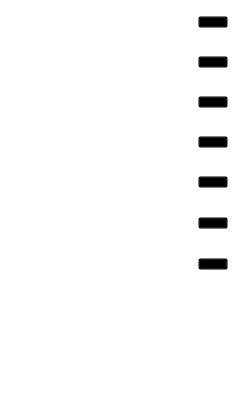
<?xml version="1.0" encoding="UTF-8"?>
<ui version="4.0">
 <class>CSceneToolFor2dClass</class>
 <widget class="QWidget" name="CSceneToolFor2dClass">
  <property name="geometry">
   <rect>
    <x>0</x>
    <y>0</y>
    <width>240</width>
    <height>409</height>
   </rect>
  </property>
  <property name="windowTitle">
   <string>CSceneToolFor2d</string>
  </property>
  <property name="styleSheet">
   <string notr="true">QWidget{font-family:微软雅黑;font-size:14px;color:#ffffff;background:transparent;}
#widget{border-image:url(&quot;:map_manipulator/Resources/images/mainBack.png&quot;);}
#line{border-image:url(&quot;:map_manipulator/Resources/images/line_hor.png&quot;);}
#synchIconWgt{border-image: url(&quot;:map_manipulator/Resources/images/synch.png&quot;);}

QPushButton{padding-bottom: -46px; color:#999999; font-family:微软雅黑; font-size:14px}
QPushButton:hover{color:#ffffff}

#synchPushBtn,#airViewPushBtn,#navigatorPushBtn,#mapScalePushBtn,#graticulePushBtn,#twilightPushBtn,#sceneInfoPushBtn{ border-image: url(:/map_manipulator/Resources/images/switch_off.png)}
#synchPushBtn:checked,#airViewPushBtn:checked,#navigatorPushBtn:checked,#mapScalePushBtn:checked,#graticulePushBtn:checked,#twilightPushBtn:checked,#sceneInfoPushBtn:checked { border-image: url(&quot;:/map_manipulator/Resources/images/switch_on.png&quot;); }
#synchPushBtn:disabled,#airViewPushBtn:disabled,#navigatorPushBtn:disabled,#mapScalePushBtn:disabled,#graticulePushBtn:disabled,#twilightPushBtn:disabled,#sceneInfoPushBtn:disabled { border-image: url(&quot;:/map_manipulator/Resources/images/switch_disabled.png&quot;); }

QLabel:disabled
{
	color:rgba(255, 255, 255, 60%);
}

CSceneToolItem
{
	border-image:url(:map_manipulator/Resources/images/item_bg.png) 5 10 6 6;
	border-width: 5 10 6 6;
	font-family: &quot;Microsoft YaHei&quot;;
}
CSceneToolItem:hover
{
	border-image:url(:map_manipulator/Resources/images/item_bg_hover.png) 5 10 6 6;
}
CSceneToolItem[selected=&quot;true&quot;]
{
	 border-image:url(:map_manipulator/Resources/images/item_bg_hover.png) 5 10 6 6;
}</string>
  </property>
  <layout class="QVBoxLayout" name="verticalLayout_2">
   <property name="spacing">
    <number>0</number>
   </property>
   <property name="leftMargin">
    <number>0</number>
   </property>
   <property name="topMargin">
    <number>0</number>
   </property>
   <property name="rightMargin">
    <number>0</number>
   </property>
   <property name="bottomMargin">
    <number>0</number>
   </property>
   <item>
    <widget class="QScrollArea" name="scrollArea">
     <property name="widgetResizable">
      <bool>true</bool>
     </property>
     <widget class="QWidget" name="scrollAreaWidgetContents">
      <property name="geometry">
       <rect>
        <x>0</x>
        <y>0</y>
        <width>238</width>
        <height>407</height>
       </rect>
      </property>
      <layout class="QVBoxLayout" name="verticalLayout" stretch="0,0,1">
       <item>
        <layout class="QVBoxLayout" name="verticalLayout_3">
         <property name="spacing">
          <number>20</number>
         </property>
         <item>
          <layout class="QHBoxLayout" name="horizontalLayout">
           <property name="spacing">
            <number>10</number>
           </property>
           <property name="leftMargin">
            <number>0</number>
           </property>
           <property name="rightMargin">
            <number>0</number>
           </property>
           <item>
            <widget class="QWidget" name="synchIconWgt" native="true">
             <property name="minimumSize">
              <size>
               <width>20</width>
               <height>20</height>
              </size>
             </property>
             <property name="maximumSize">
              <size>
               <width>20</width>
               <height>20</height>
              </size>
             </property>
             <property name="styleSheet">
              <string notr="true">background-image: url(:/map_manipulator/Resources/images/synch.png);</string>
             </property>
            </widget>
           </item>
           <item>
            <widget class="QLabel" name="syncLabel">
             <property name="enabled">
              <bool>true</bool>
             </property>
             <property name="text">
              <string>view sync</string>
             </property>
            </widget>
           </item>
           <item>
            <spacer name="horizontalSpacer_2">
             <property name="orientation">
              <enum>Qt::Horizontal</enum>
             </property>
             <property name="sizeHint" stdset="0">
              <size>
               <width>40</width>
               <height>20</height>
              </size>
             </property>
            </spacer>
           </item>
           <item>
            <widget class="QPushButton" name="synchPushBtn">
             <property name="enabled">
              <bool>true</bool>
             </property>
             <property name="minimumSize">
              <size>
               <width>30</width>
               <height>12</height>
              </size>
             </property>
             <property name="maximumSize">
              <size>
               <width>30</width>
               <height>12</height>
              </size>
             </property>
             <property name="styleSheet">
              <string notr="true"/>
             </property>
             <property name="text">
              <string/>
             </property>
             <property name="checkable">
              <bool>true</bool>
             </property>
            </widget>
           </item>
          </layout>
         </item>
         <item>
          <layout class="QHBoxLayout" name="horizontalLayout_2">
           <property name="spacing">
            <number>10</number>
           </property>
           <property name="leftMargin">
            <number>0</number>
           </property>
           <property name="rightMargin">
            <number>0</number>
           </property>
           <item>
            <widget class="QWidget" name="airViewIcon" native="true">
             <property name="minimumSize">
              <size>
               <width>20</width>
               <height>20</height>
              </size>
             </property>
             <property name="maximumSize">
              <size>
               <width>20</width>
               <height>20</height>
              </size>
             </property>
             <property name="styleSheet">
              <string notr="true">background-image: url(:/map_manipulator/Resources/images/niaokantu.png);</string>
             </property>
            </widget>
           </item>
           <item>
            <widget class="QLabel" name="label_airView">
             <property name="text">
              <string>airView</string>
             </property>
            </widget>
           </item>
           <item>
            <spacer name="horizontalSpacer_3">
             <property name="orientation">
              <enum>Qt::Horizontal</enum>
             </property>
             <property name="sizeHint" stdset="0">
              <size>
               <width>40</width>
               <height>20</height>
              </size>
             </property>
            </spacer>
           </item>
           <item>
            <widget class="QPushButton" name="airViewPushBtn">
             <property name="minimumSize">
              <size>
               <width>30</width>
               <height>12</height>
              </size>
             </property>
             <property name="maximumSize">
              <size>
               <width>30</width>
               <height>12</height>
              </size>
             </property>
             <property name="styleSheet">
              <string notr="true"/>
             </property>
             <property name="text">
              <string/>
             </property>
             <property name="checkable">
              <bool>true</bool>
             </property>
            </widget>
           </item>
          </layout>
         </item>
         <item>
          <layout class="QHBoxLayout" name="horizontalLayout_4">
           <property name="spacing">
            <number>10</number>
           </property>
           <property name="leftMargin">
            <number>0</number>
           </property>
           <property name="rightMargin">
            <number>0</number>
           </property>
           <item>
            <widget class="QWidget" name="navigatorIcon" native="true">
             <property name="minimumSize">
              <size>
               <width>20</width>
               <height>20</height>
              </size>
             </property>
             <property name="maximumSize">
              <size>
               <width>20</width>
               <height>20</height>
              </size>
             </property>
             <property name="styleSheet">
              <string notr="true">background-image: url(:/map_manipulator/Resources/images/danghangqi.png);</string>
             </property>
            </widget>
           </item>
           <item>
            <widget class="QLabel" name="label_navigator">
             <property name="enabled">
              <bool>true</bool>
             </property>
             <property name="text">
              <string>navigator</string>
             </property>
            </widget>
           </item>
           <item>
            <spacer name="horizontalSpacer_4">
             <property name="orientation">
              <enum>Qt::Horizontal</enum>
             </property>
             <property name="sizeHint" stdset="0">
              <size>
               <width>40</width>
               <height>20</height>
              </size>
             </property>
            </spacer>
           </item>
           <item>
            <widget class="QPushButton" name="navigatorPushBtn">
             <property name="enabled">
              <bool>true</bool>
             </property>
             <property name="minimumSize">
              <size>
               <width>30</width>
               <height>12</height>
              </size>
             </property>
             <property name="maximumSize">
              <size>
               <width>30</width>
               <height>12</height>
              </size>
             </property>
             <property name="styleSheet">
              <string notr="true"/>
             </property>
             <property name="text">
              <string/>
             </property>
             <property name="checkable">
              <bool>true</bool>
             </property>
            </widget>
           </item>
          </layout>
         </item>
         <item>
          <layout class="QHBoxLayout" name="horizontalLayout_6">
           <property name="spacing">
            <number>10</number>
           </property>
           <property name="leftMargin">
            <number>0</number>
           </property>
           <property name="rightMargin">
            <number>0</number>
           </property>
           <item>
            <widget class="QWidget" name="mapScaleIcon" native="true">
             <property name="minimumSize">
              <size>
               <width>20</width>
               <height>20</height>
              </size>
             </property>
             <property name="maximumSize">
              <size>
               <width>20</width>
               <height>20</height>
              </size>
             </property>
             <property name="styleSheet">
              <string notr="true">background-image: url(:/map_manipulator/Resources/images/bilichi.png);</string>
             </property>
            </widget>
           </item>
           <item>
            <widget class="QLabel" name="label_mapScale">
             <property name="text">
              <string>mapSacle</string>
             </property>
            </widget>
           </item>
           <item>
            <spacer name="horizontalSpacer_6">
             <property name="orientation">
              <enum>Qt::Horizontal</enum>
             </property>
             <property name="sizeHint" stdset="0">
              <size>
               <width>40</width>
               <height>20</height>
              </size>
             </property>
            </spacer>
           </item>
           <item>
            <widget class="QPushButton" name="mapScalePushBtn">
             <property name="minimumSize">
              <size>
               <width>30</width>
               <height>12</height>
              </size>
             </property>
             <property name="maximumSize">
              <size>
               <width>30</width>
               <height>12</height>
              </size>
             </property>
             <property name="styleSheet">
              <string notr="true"/>
             </property>
             <property name="text">
              <string/>
             </property>
             <property name="checkable">
              <bool>true</bool>
             </property>
            </widget>
           </item>
          </layout>
         </item>
         <item>
          <layout class="QHBoxLayout" name="horizontalLayout_7">
           <property name="spacing">
            <number>10</number>
           </property>
           <property name="leftMargin">
            <number>0</number>
           </property>
           <property name="rightMargin">
            <number>0</number>
           </property>
           <item>
            <widget class="QWidget" name="graticuleIcon" native="true">
             <property name="minimumSize">
              <size>
               <width>20</width>
               <height>20</height>
              </size>
             </property>
             <property name="maximumSize">
              <size>
               <width>20</width>
               <height>20</height>
              </size>
             </property>
             <property name="styleSheet">
              <string notr="true">background-image: url(:/map_manipulator/Resources/images/jingweiwangge.png);</string>
             </property>
            </widget>
           </item>
           <item>
            <widget class="QLabel" name="label_graticule">
             <property name="text">
              <string>graticule</string>
             </property>
            </widget>
           </item>
           <item>
            <spacer name="horizontalSpacer_7">
             <property name="orientation">
              <enum>Qt::Horizontal</enum>
             </property>
             <property name="sizeHint" stdset="0">
              <size>
               <width>40</width>
               <height>20</height>
              </size>
             </property>
            </spacer>
           </item>
           <item>
            <widget class="QPushButton" name="graticulePushBtn">
             <property name="enabled">
              <bool>true</bool>
             </property>
             <property name="minimumSize">
              <size>
               <width>30</width>
               <height>12</height>
              </size>
             </property>
             <property name="maximumSize">
              <size>
               <width>30</width>
               <height>12</height>
              </size>
             </property>
             <property name="styleSheet">
              <string notr="true"/>
             </property>
             <property name="text">
              <string/>
             </property>
             <property name="checkable">
              <bool>true</bool>
             </property>
            </widget>
           </item>
          </layout>
         </item>
         <item>
          <layout class="QHBoxLayout" name="horizontalLayout_14">
           <property name="spacing">
            <number>10</number>
           </property>
           <property name="leftMargin">
            <number>0</number>
           </property>
           <property name="rightMargin">
            <number>0</number>
           </property>
           <item>
            <widget class="QWidget" name="sceneInfoIcon_4" native="true">
             <property name="minimumSize">
              <size>
               <width>20</width>
               <height>20</height>
              </size>
             </property>
             <property name="maximumSize">
              <size>
               <width>20</width>
               <height>20</height>
              </size>
             </property>
             <property name="styleSheet">
              <string notr="true">background-image: url(:/map_manipulator/Resources/images/changjingxinxi.png);</string>
             </property>
            </widget>
           </item>
           <item>
            <widget class="QLabel" name="label_twilight">
             <property name="text">
              <string>晨昏线</string>
             </property>
            </widget>
           </item>
           <item>
            <spacer name="horizontalSpacer_15">
             <property name="orientation">
              <enum>Qt::Horizontal</enum>
             </property>
             <property name="sizeHint" stdset="0">
              <size>
               <width>40</width>
               <height>20</height>
              </size>
             </property>
            </spacer>
           </item>
           <item>
            <widget class="QPushButton" name="twilightPushBtn">
             <property name="enabled">
              <bool>true</bool>
             </property>
             <property name="minimumSize">
              <size>
               <width>30</width>
               <height>12</height>
              </size>
             </property>
             <property name="maximumSize">
              <size>
               <width>30</width>
               <height>12</height>
              </size>
             </property>
             <property name="styleSheet">
              <string notr="true"/>
             </property>
             <property name="text">
              <string/>
             </property>
             <property name="checkable">
              <bool>true</bool>
             </property>
            </widget>
           </item>
          </layout>
         </item>
         <item>
          <layout class="QHBoxLayout" name="horizontalLayout_8">
           <property name="spacing">
            <number>10</number>
           </property>
           <property name="leftMargin">
            <number>0</number>
           </property>
           <property name="rightMargin">
            <number>0</number>
           </property>
           <item>
            <widget class="QWidget" name="sceneInfoIcon" native="true">
             <property name="minimumSize">
              <size>
               <width>20</width>
               <height>20</height>
              </size>
             </property>
             <property name="maximumSize">
              <size>
               <width>20</width>
               <height>20</height>
              </size>
             </property>
             <property name="styleSheet">
              <string notr="true">background-image: url(:/map_manipulator/Resources/images/changjingxinxi.png);</string>
             </property>
            </widget>
           </item>
           <item>
            <widget class="QLabel" name="label_sceneInfo">
             <property name="text">
              <string>sceneInfo</string>
             </property>
            </widget>
           </item>
           <item>
            <spacer name="horizontalSpacer_8">
             <property name="orientation">
              <enum>Qt::Horizontal</enum>
             </property>
             <property name="sizeHint" stdset="0">
              <size>
               <width>40</width>
               <height>20</height>
              </size>
             </property>
            </spacer>
           </item>
           <item>
            <widget class="QPushButton" name="sceneInfoPushBtn">
             <property name="enabled">
              <bool>true</bool>
             </property>
             <property name="minimumSize">
              <size>
               <width>30</width>
               <height>12</height>
              </size>
             </property>
             <property name="maximumSize">
              <size>
               <width>30</width>
               <height>12</height>
              </size>
             </property>
             <property name="styleSheet">
              <string notr="true"/>
             </property>
             <property name="text">
              <string/>
             </property>
             <property name="checkable">
              <bool>true</bool>
             </property>
            </widget>
           </item>
          </layout>
         </item>
        </layout>
       </item>
       <item>
        <widget class="Line" name="line">
         <property name="minimumSize">
          <size>
           <width>0</width>
           <height>1</height>
          </size>
         </property>
         <property name="maximumSize">
          <size>
           <width>16777215</width>
           <height>1</height>
          </size>
         </property>
         <property name="orientation">
          <enum>Qt::Horizontal</enum>
         </property>
        </widget>
       </item>
       <item>
        <widget class="QWidget" name="toolWgt" native="true"/>
       </item>
      </layout>
     </widget>
    </widget>
   </item>
  </layout>
 </widget>
 <layoutdefault spacing="6" margin="11"/>
 <resources>
  <include location="MapManipulator.qrc"/>
 </resources>
 <connections/>
</ui>
